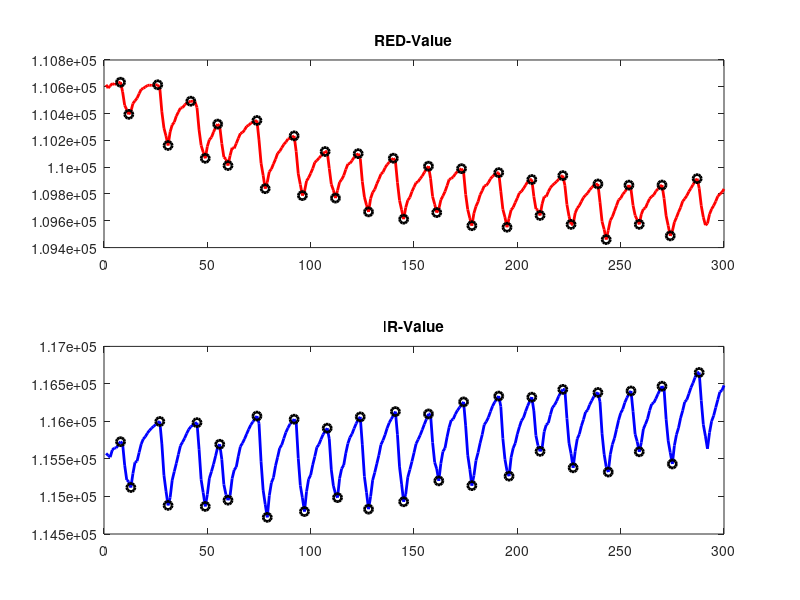
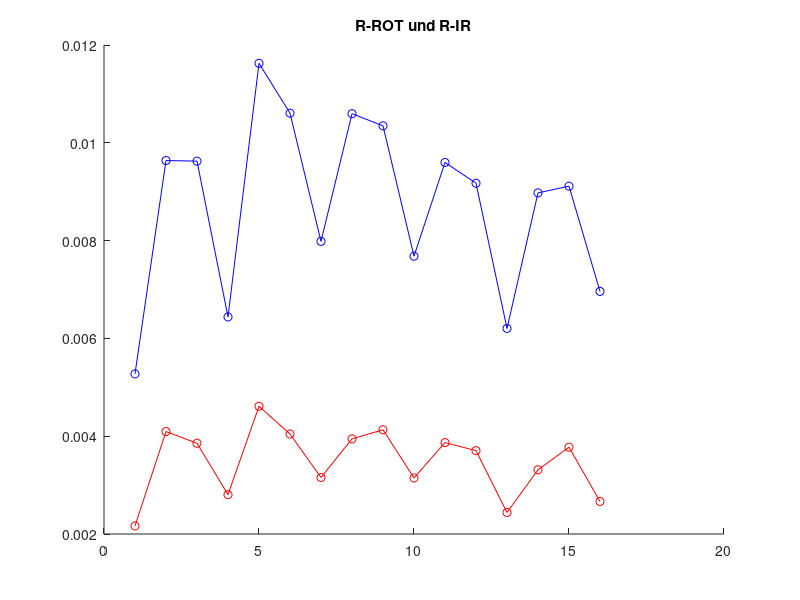
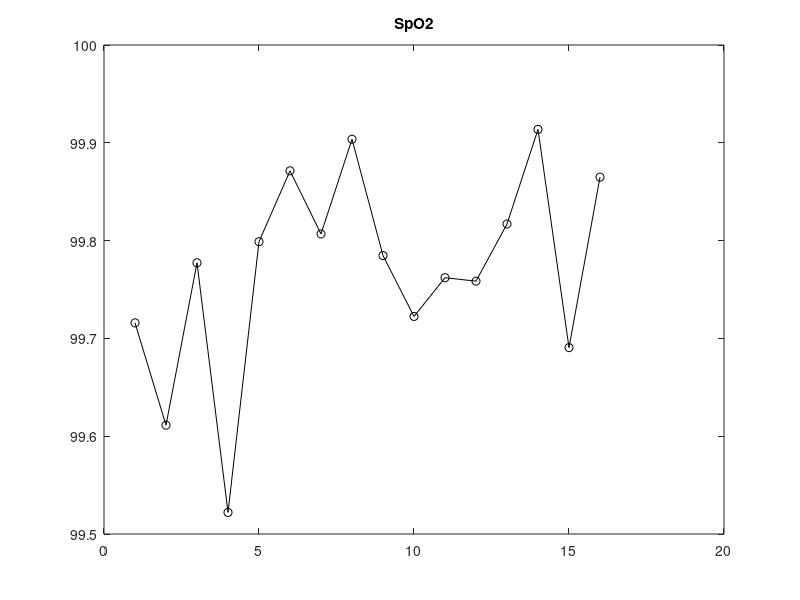

Write MATLAB code to recreate these figures, in order.
pkg load signal
clear all
close all

dataStream = [];

readData = load("pulsoxy_daten.txt");
streamCount = (length(readData.dataMatrix)/3)

for i = 1:streamCount
  dataStream(i).name = readData.dataMatrix{(i-1)*3+1};
  dataStream(i).array = readData.dataMatrix{(i-1)*3+2};
  dataStream(i).t     = readData.dataMatrix{(i-1)*3+3};
endfor

rot = dataStream(1).array(1:300);
ir =  dataStream(2).array(1:300);

# Maxima bestimmen (Distance = 7 empirisch ermittelt)
# ===================================================
[max_rot,rot_n] = findpeaks(rot,"MinPeakDistance",7);
[max_ir,ir_n] = findpeaks(ir,"MinPeakDistance",7);

# Minima bestimmen
# ================
for i = 1:length(rot_n)-1
  # fuer rot
  min_rot(i) = rot(rot_n(i));
  for n = rot_n(i):rot_n(i+1)
    if (rot(n) < min_rot(i))
      min_rot(i) = rot(n);
      min_rot_n(i) = n;
    endif
  endfor
  # fuer ir
  min_ir(i) = ir(ir_n(i));
  for n = ir_n(i):ir_n(i+1)
    if (ir(n) < min_ir(i))
      min_ir(i) = ir(n);
      min_ir_n(i) = n;
    endif
  endfor
endfor

a= -45.06;
b= 30.364;
c= 94.845;

# Fuer alle gefundenen Maxima und Minima
# AC / DC, R, Z und SPO2-Werte bestimmen
for i=1:length(min_rot)-1

  AC_ROT(i)=max_rot(i)-min_rot(i);
  AC_IR(i) =max_ir(i)-min_ir(i);

  R_ROT(i)= AC_ROT(i) / max_rot(i);
  R_IR(i) = AC_IR(i) / max_ir(i);

  Z(i) = R_ROT(i) / R_IR(i);
  SPO2(i) = a * (Z(i)^2) + b * Z(i) + c;

endfor

figure(1)

subplot(2,1,1)
plot(rot,"color","red","linewidth",2)
hold on
plot(rot_n,max_rot,"marker",'o',"linestyle","none","color","black","linewidth",2)
plot(min_rot_n,min_rot,"marker",'o',"linestyle","none","color","black","linewidth",2)
title("RED-Value")
subplot(2,1,2)
plot(ir,"color","blue","linewidth",2)
hold on
plot(ir_n,max_ir,"marker",'o',"linestyle","none","color","black","linewidth",2)
plot(min_ir_n,min_ir,"marker",'o',"linestyle","none","color","black","linewidth",2)
title("IR-Value")

figure(2)
hold on
#plot(AC_ROT,"color","red")
#plot(AC_IR,"color","blue")
plot(R_ROT,"color","red","marker",'o')
plot(R_IR,"color","blue","marker",'o')
#plot(Z,"color","green")
title('R-ROT und R-IR')

figure(3)
plot(SPO2,"color","black","marker",'o')
title('SpO2')
clc
disp('SpO2-Wert:')
Messanzahl = length(max_rot)
Mittelwert = mean(SPO2)
Standardab = std(SPO2)
